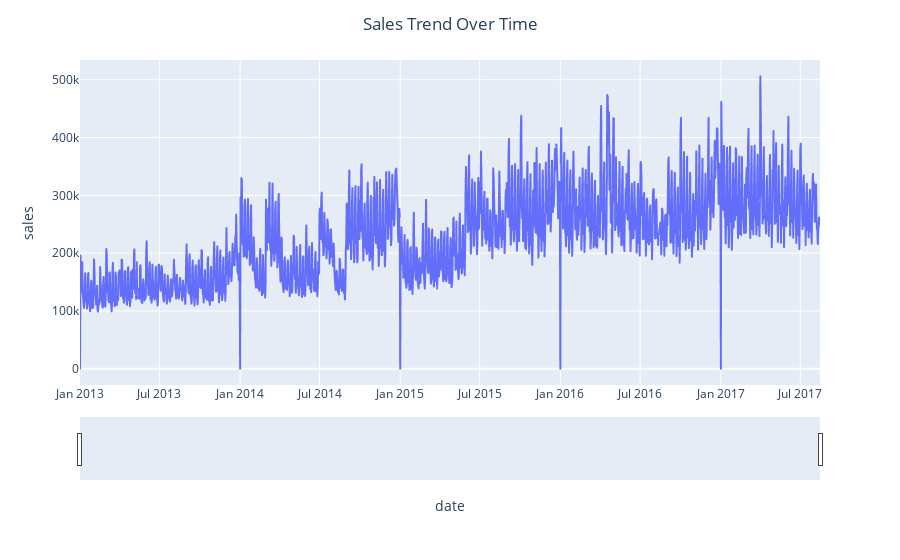

This figure's notebook cell:
### Markdown cell above
# Univariate, bivariate and multivariate analysis

### Code cell
#bivariate analysis
#sales trend over time
# Group the data by date and calculate the total sales

daily_sales = train_df.groupby('date')['sales'].sum().reset_index()

# Create a time series plot with slider
fig = px.line(daily_sales, x='date', y='sales')
fig.update_xaxes(rangeslider_visible=True)
fig.update_layout(title='Sales Trend Over Time', title_x=0.5)
fig.show()

### Figure 1 — Plotly figure (JSON) as saved in the notebook; plotly's stock layout.template omitted (floating-point values rounded to 4 significant figures; data arrays with more than 128 entries replaced by an {"elided": "..."} marker saying what was removed)
{"data": [{"hovertemplate": "date=%{x}<br>sales=%{y}<extra></extra>", "legendgroup": "", "line": {"color": "#636efa", "dash": "solid"}, "marker": {"symbol": "circle"}, "mode": "lines", "name": "", "showlegend": false, "type": "scattergl", "x": {"elided": "1684 str values"}, "xaxis": "x", "y": {"elided": "1684 float values"}, "yaxis": "y"}], "layout": {"legend": {"tracegroupgap": 0}, "margin": {"t": 60}, "title": {"text": "Sales Trend Over Time", "x": 0.5}, "xaxis": {"anchor": "y", "domain": [0, 1], "rangeslider": {"visible": true}, "title": {"text": "date"}}, "yaxis": {"anchor": "x", "domain": [0, 1], "title": {"text": "sales"}}}}
